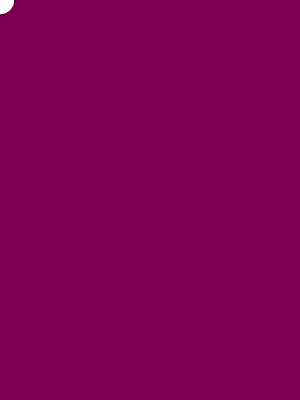
Frame 1 (no input)
Frame 60 (no input): identical to frame 1, image omitted
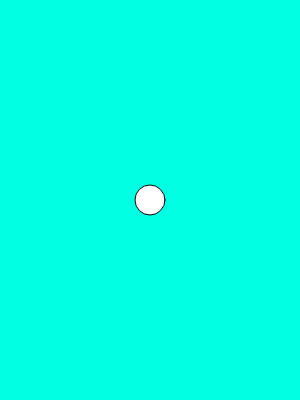
Frame 120 (the mouse pressed at the canvas centre since frame 60)

The p5.js sketch that drew these frames (run headless with seeded random() and noise() and a simulated clock; from frame 60 on, the mouse is pressed at the canvas centre):

// p5.js sketch
// ── sketch.js

var r = 0 ;
var g = 50;
var b=255;

function setup(){

  createCanvas(300,400);
}


function draw(){

  r = map (mouseX, 50  ,  10  , 0   , 100 )
  g = map (mouseX, 50  ,  100 , 100 , 200 )
  b = map (mouseX, 122 , 225  , 200 , 300 ) 

  background (r,g,b)

  
  ellipse (mouseX,mouseY,30,30)


 
}
